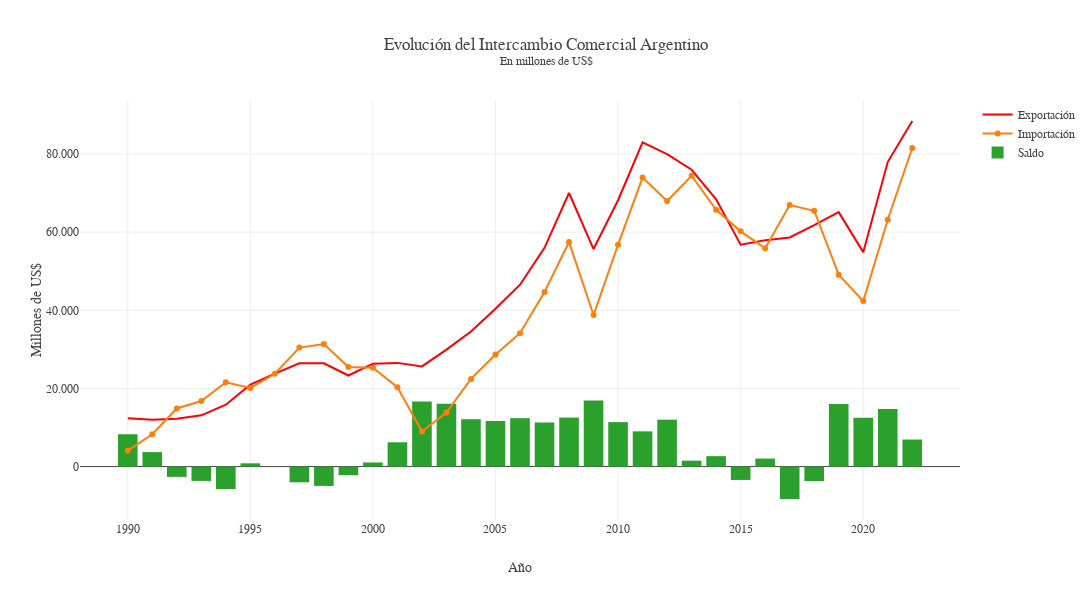

The notebook cell this image was saved under:
### Code cell
temp = df.query("Año >= '1990'")
fig = go.Figure()
fig.add_trace(go.Scatter(x = temp["Año"], y = temp["Exportación"], 
                         name = "Exportación", mode = "lines", marker_color = "red", 
                         hovertemplate="%{y:,.1f}"))
fig.add_trace(go.Scatter(x = temp["Año"], y = temp["Importación"], name = "Importación", mode = "lines+markers", marker_symbol = 0))
fig.add_trace(go.Bar(x = temp["Año"], y = temp["Saldo"], name = "Saldo"))
fig.update_layout(template = None, title_text = "Evolución del Intercambio Comercial Argentino<br><sup>En millones de US$",
                   font_family = "georgia", hovermode = "x unified", #seteo el hover en un estilo especial y lindo
                   height = 600, width = 1200,
                   separators = ",.")
fig.update_yaxes(title_text = "Millones de US$",
                 tickformat = ",") #!!! importante
fig.update_xaxes(title_text = "Año", showgrid=True)

### Figure 1 — Plotly figure (JSON) as saved in the notebook; plotly's stock layout.template omitted (floating-point values rounded to 4 significant figures)
{"data": [{"hovertemplate": "%{y:,.1f}", "marker": {"color": "red"}, "mode": "lines", "name": "Exportación", "type": "scatter", "x": ["1990", "1991", "1992", "1993", "1994", "1995", "1996", "1997", "1998", "1999", "2000", "2001", "2002", "2003", "2004", "2005", "2006", "2007", "2008", "2009", "2010", "2011", "2012", "2013", "2014", "2015", "2016", "2017", "2018", "2019", "2020", "2021", "2022"], "y": [12350.0, 11980.0, 12230.0, 13120.0, 15840.0, 20960.0, 23810.0, 26430.0, 26430.0, 23310.0, 26340.0, 26540.0, 25650.0, 29940.0, 34580.0, 40390.0, 46550.0, 55980.0, 70020.0, 55670.0, 68170.0, 82980.0, 79980.0, 75960.0, 68400.0, 56780.0, 57910.0, 58640.0, 61780.0, 65120.0, 54880.0, 77930.0, 88450.0]}, {"marker": {"symbol": 0}, "mode": "lines+markers", "name": "Importación", "type": "scatter", "x": ["1990", "1991", "1992", "1993", "1994", "1995", "1996", "1997", "1998", "1999", "2000", "2001", "2002", "2003", "2004", "2005", "2006", "2007", "2008", "2009", "2010", "2011", "2012", "2013", "2014", "2015", "2016", "2017", "2018", "2019", "2020", "2021", "2022"], "y": [4077.0, 8275.0, 14870.0, 16780.0, 21590.0, 20120.0, 23760.0, 30450.0, 31380.0, 25510.0, 25280.0, 20320.0, 8990.0, 13850.0, 22450.0, 28690.0, 34150.0, 44710.0, 57460.0, 38790.0, 56790.0, 73960.0, 67970.0, 74440.0, 65740.0, 60200.0, 55850.0, 66940.0, 65480.0, 49130.0, 42360.0, 63180.0, 81520.0]}, {"name": "Saldo", "type": "bar", "x": ["1990", "1991", "1992", "1993", "1994", "1995", "1996", "1997", "1998", "1999", "2000", "2001", "2002", "2003", "2004", "2005", "2006", "2007", "2008", "2009", "2010", "2011", "2012", "2013", "2014", "2015", "2016", "2017", "2018", "2019", "2020", "2021", "2022"], "y": [8276.0, 3703.0, -2637.0, -3666.0, -5751.0, 841.4, 48.91, -4019.0, -4944.0, -2200.0, 1061.0, 6223.0, 16660.0, 16090.0, 12130.0, 11700.0, 12390.0, 11270.0, 12560.0, 16890.0, 11380.0, 9020.0, 12010.0, 1521.0, 2668.0, -3419.0, 2057.0, -8293.0, -3701.0, 15990.0, 12530.0, 14750.0, 6923.0]}], "layout": {"font": {"family": "georgia"}, "height": 600, "hovermode": "x unified", "separators": ",.", "title": {"text": "Evolución del Intercambio Comercial Argentino<br><sup>En millones de US$"}, "width": 1200, "xaxis": {"showgrid": true, "title": {"text": "Año"}}, "yaxis": {"tickformat": ",", "title": {"text": "Millones de US$"}}}}
